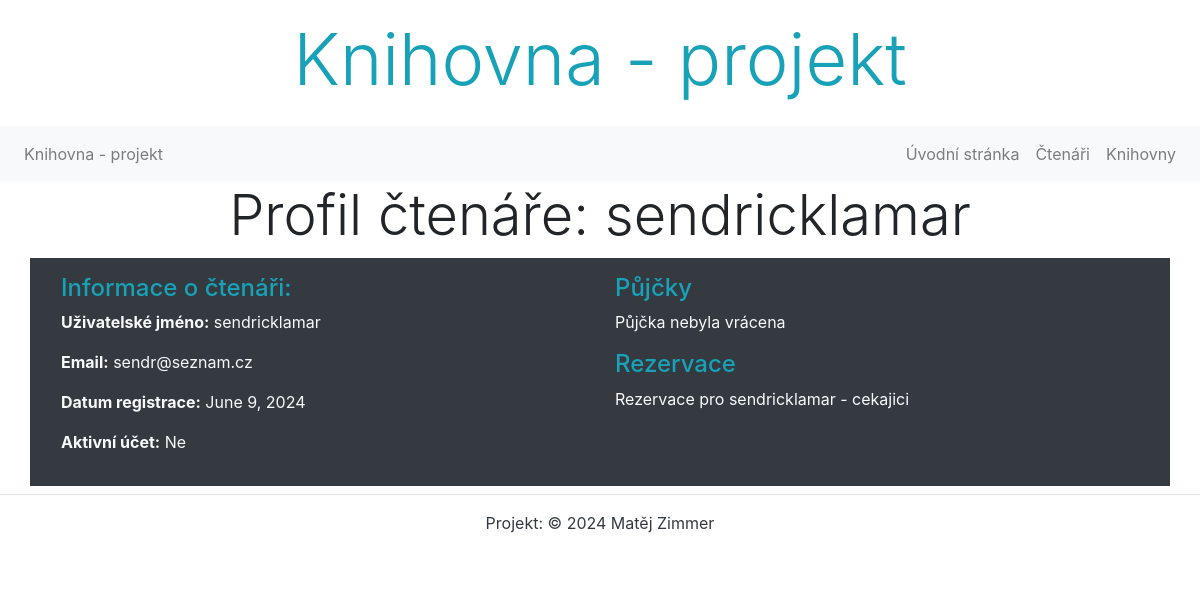
The app's page /ctenari/4/ with its own data.
### projektapp/models.py (models this page shows, shortened)
class Ctenar(models.Model):
    uzivatelske_jmeno = models.CharField(max_length=80, verbose_name='Uživatelské jméno', help_text='Zadejte uživatelské jméno',
                                         error_messages={'blank': 'Uživatelské jméno musí být vyplněno'})
    email = models.EmailField(verbose_name='Emailová adresa', help_text='Zadejte emailovou adresu',
                              error_messages={'blank': 'Emailová adresa musí být vyplněna'})
    datum_registrace = models.DateField(auto_now_add=True, verbose_name='Datum registrace')
    aktivni = models.BooleanField(default=True, verbose_name='Aktivní účet')
    class Meta:
        ordering = ['uzivatelske_jmeno']
        verbose_name = 'Čtenář'
        verbose_name_plural = 'Čtenáři'
    def __str__(self):
        return self.uzivatelske_jmeno

class Pujcka(models.Model):
    ctenar = models.ForeignKey('projektapp.Ctenar', on_delete=models.CASCADE, verbose_name='Čtenář')
    datum_pujceni = models.DateField(auto_now_add=True, verbose_name='Datum půjčení')
    datum_vraceni = models.DateField(blank=True, null=True, verbose_name='Datum vrácení')
    class Meta:
        ordering = ['datum_pujceni']
        verbose_name = 'Půjčka'
        verbose_name_plural = 'Půjčky'

class Rezervace(models.Model):
    ctenar = models.ForeignKey('projektapp.Ctenar', on_delete=models.CASCADE, verbose_name='Čtenář')
    datum_rezervace = models.DateField(auto_now_add=True, verbose_name='Datum rezervace')
    stav = models.CharField(max_length=20, choices=[('cekajici', 'Čekající'), ('vyzvednuto', 'Vyzvednuto')],
                            default='cekajici', verbose_name='Stav rezervace')
    class Meta:
        ordering = ['datum_rezervace']
        verbose_name = 'Rezervace'
        verbose_name_plural = 'Rezervace'
    def __str__(self):
        return f'Rezervace pro {self.ctenar} - {self.stav}'

### projektapp/views.py (the view)
# urls.py: path('ctenari/<int:pk>/', CtenarDetailView.as_view(), name='ctenari_detail'),
class CtenarDetailView(DetailView):
    model = Ctenar
    template_name = 'ctenari/ctenari_detail.html'
    context_object_name = 'ctenar'

### templates/ctenari/ctenari_detail.html (shortened to what this page needs)
{% extends 'base.html' %}
{% block content %}
    <h2 class="display-4 text-center">Profil čtenáře: {{ ctenar.uzivatelske_jmeno }}</h2>
    <div class="row bg-dark p-3 mb-2">
        <div class="col-md-6 text-light">
            <h4 class="text-info">Informace o čtenáři:</h4>
            <p><strong>Uživatelské jméno:</strong> {{ ctenar.uzivatelske_jmeno }}</p>
            <p><strong>Email:</strong> {{ ctenar.email }}</p>
            <p><strong>Datum registrace:</strong> {{ ctenar.datum_registrace }}</p>
            <p><strong>Aktivní účet:</strong> {% if ctenar.aktivni %}Ano{% else %}Ne{% endif %}</p>
        </div>
        <div class="col-md-6">
            <h4 class="text-info">Půjčky</h4>
            <ul class="list-unstyled text-light">
                {% if ctenar.pujcka_set.all %}
                    {% for pujcka in ctenar.pujcka_set.all %}
                        <li>
                            {% if pujcka.datum_vraceni %}
                                Půjčka vrácena dne: {{ pujcka.datum_vraceni }}
                            {% else %}
                                Půjčka nebyla vrácena
                            {% endif %}
                        </li>
                    {% endfor %}
                {% else %}
                    <li>Žádná půjčka</li>
                {% endif %}
            </ul>
            <h4 class="text-info">Rezervace</h4>
            <ul class="list-unstyled text-light">
                {% if ctenar.rezervace_set.all %}
                    {% for rezervace in ctenar.rezervace_set.all %}
                        <li>{{ rezervace }} </li>
                    {% endfor %}
                {% else %}
                    <li>Žádná rezervace</li>
                {% endif %}
            </ul>
        </div>
    </div>
{% endblock %}

### records on screen
Ctenar: uzivatelske_jmeno "sendricklamar", email "sendr@seznam.cz", datum_registrace "June 9, 2024"
Pujcka: shows "Půjčka nebyla vrácena"
Rezervace: ctenar+stav "Rezervace pro sendricklamar - cekajici"
